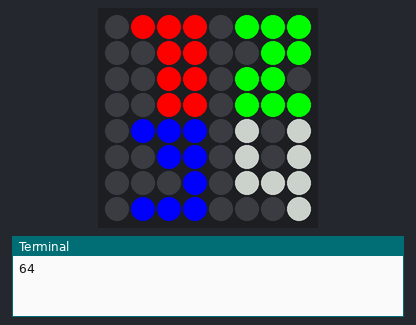
A program run on a simulated Raspberry Pi (BCM pin numbers) with a Sense HAT. On the bench: the Sense HAT's 8×8 RGB LED matrix, the last lines printed to the terminal.

Above: at 0.1 s.
At 2.1 s:
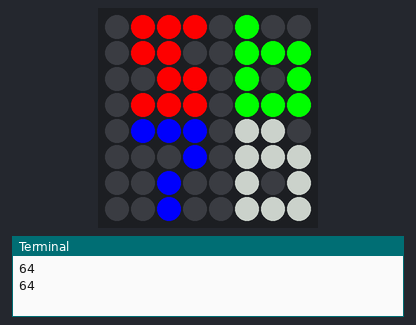
At 4.1 s:
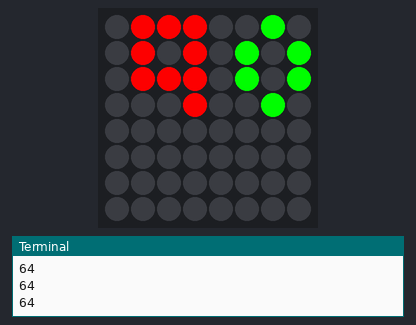

Measured:
- by itself, everything shown: repeats every 6.0 s, in 3 steps
- what the display in image 1 shows lasts 2.0 s, from 2.0 s to 4.0 s

The program:

small_nums.thin.py
```python
# 4 x 4 numbers
from sense_hat import SenseHat
import time
s = SenseHat()

O = [0, 0, 0]
A = [255, 0, 0]
B = [0, 255, 0]
C = [0, 0, 255]
D = [124, 124, 124]

DB = [
  O,O,O,O,
  O,O,O,O,
  O,O,O,O,
  O,O,O,O
]

D1 = [
  O,A,A,A,
  O,O,A,A,
  O,O,A,A,
  O,O,A,A
]

D2 = [
  O,B,B,B,
  O,O,B,B,
  O,B,B,O,
  O,B,B,B
]

D3 = [
  O,C,C,C,
  O,O,C,C,
  O,O,O,C,
  O,C,C,C
]

D4 = [
  O,D,O,D,
  O,D,O,D,
  O,D,D,D,
  O,O,O,D
]

D5 = [
  O,A,A,A,
  O,A,A,O,
  O,O,A,A,
  O,A,A,A
]

D6 = [
  O,B,O,O,
  O,B,B,B,
  O,B,O,B,
  O,B,B,B
]

D7 = [
  O,C,C,C,
  O,O,O,C,
  O,O,C,O,
  O,O,C,O
]

D8 = [
  O,D,D,O,
  O,D,D,D,
  O,D,O,D,
  O,D,D,D
]

D9 = [
  O,A,A,A,
  O,A,O,A,
  O,A,A,A,
  O,O,O,A
]

D0 = [
  O,O,B,O,
  O,B,O,B,
  O,B,O,B,
  O,O,B,O
]

s.clear()

while True:
  image = []
  image[0:7] = D1[0:4] + D2[0:4]
  image[8:15] = D1[4:8] + D2[4:8]
  image[16:23] = D1[8:12] + D2[8:12]
  image[24:31] = D1[12:16] + D2[12:16]

  image[32:39] = D3[0:4] + D4[0:4]
  image[40:47] = D3[4:8] + D4[4:8]
  image[48:55] = D3[8:12] + D4[8:12]
  image[56:63] = D3[12:16] + D4[12:16]

  print ("{}".format(len(image)))
  s.set_pixels(image)
  time.sleep(2)

  image = []
  image[0:7] = D5[0:4] + D6[0:4]
  image[8:15] = D5[4:8] + D6[4:8]
  image[16:23] = D5[8:12] + D6[8:12]
  image[24:31] = D5[12:16] + D6[12:16]

  image[32:39] = D7[0:4] + D8[0:4]
  image[40:47] = D7[4:8] + D8[4:8]
  image[48:55] = D7[8:12] + D8[8:12]
  image[56:63] = D7[12:16] + D8[12:16]

  print ("{}".format(len(image)))
  s.set_pixels(image)
  time.sleep(2)

  image = []
  image[0:7] = D9[0:4] + D0[0:4]
  image[8:15] = D9[4:8] + D0[4:8]
  image[16:23] = D9[8:12] + D0[8:12]
  image[24:31] = D9[12:16] + D0[12:16]

  image[32:39] = DB[0:4] + DB[0:4]
  image[40:47] = DB[4:8] + DB[4:8]
  image[48:55] = DB[8:12] + DB[8:12]
  image[56:63] = DB[12:16] + DB[12:16]

  print ("{}".format(len(image)))
  s.set_pixels(image)
  time.sleep(2)
```
